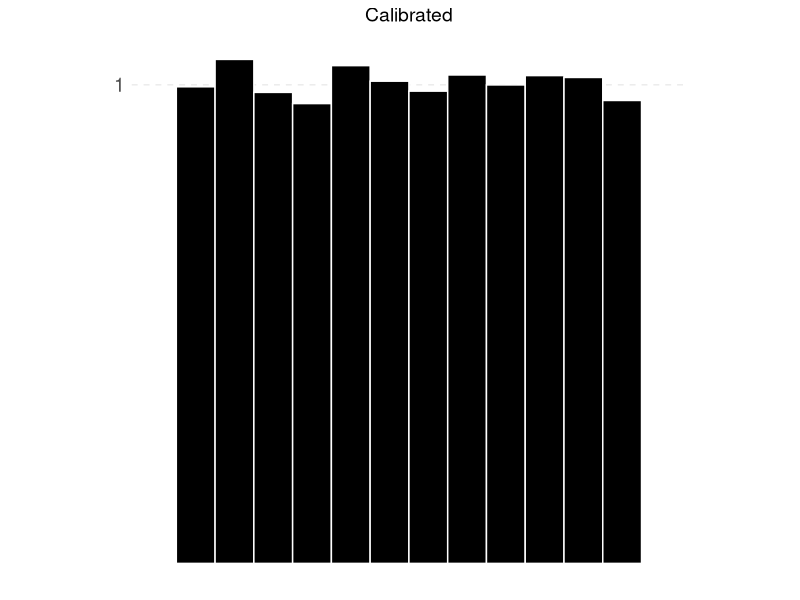
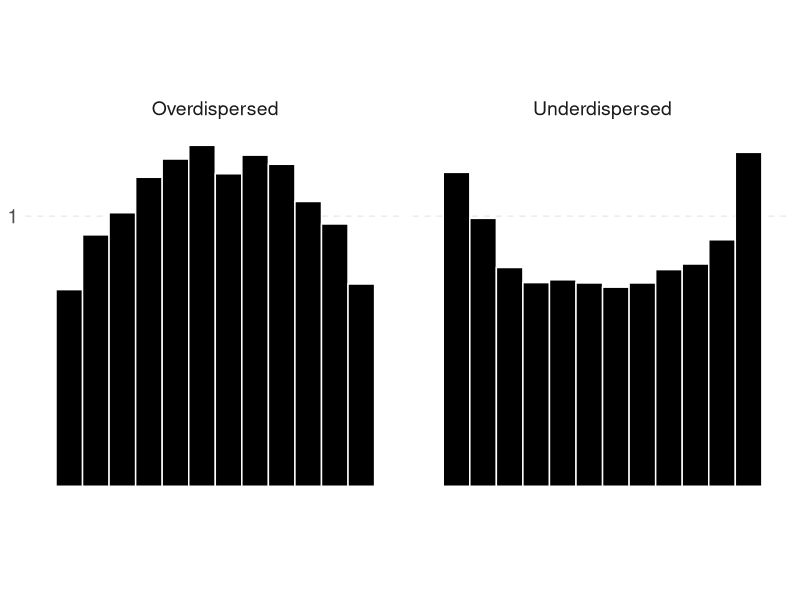
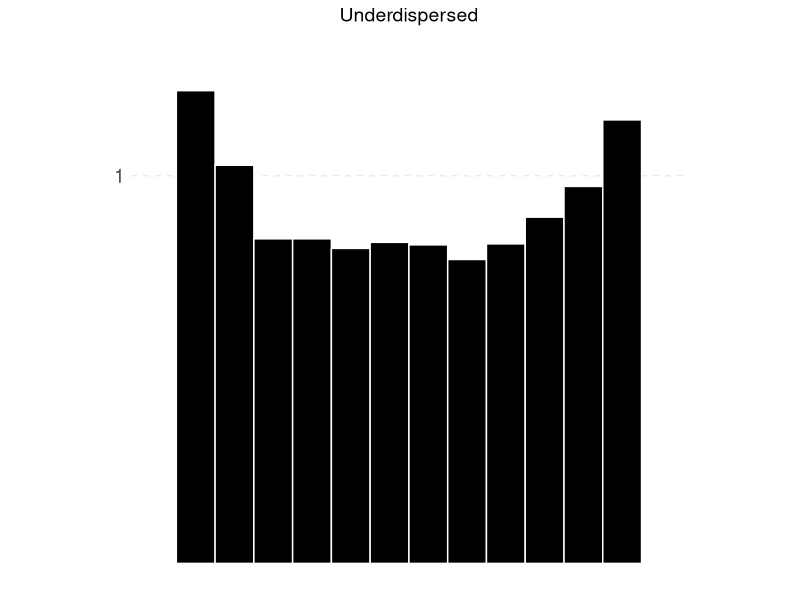
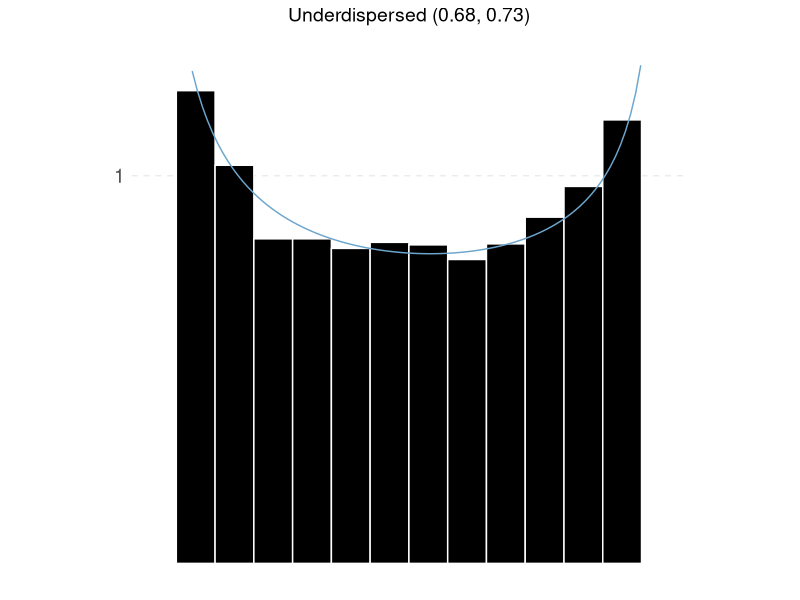

Reproduce these figures in R, in order.

## plot flat / cup / cap shaped histograms

library("tidyverse")

n_samp <- 10000

## simulate data and check that it's reasonable
dat_flat <- rbeta(n_samp, 1, 1)
dat_cup <- rbeta(n_samp, 0.6, 0.6)
dat_cap <- rbeta(n_samp, 1.4, 1.4)


## create dataframe and melt 
dat_flat <- data.frame(dat_flat)
colnames(dat_flat) <- c("Calibrated")


dat <- cbind(dat_cup, dat_cap)
dat <- data.frame(dat)
colnames(dat) <- c("Underdispersed", "Overdispersed")
dat <- gather(dat)

## uniform hist
png("calib_flat.png", units="in", height=4, width=4, res=300, pointsize=10)

ggplot(dat_flat, aes(Calibrated)) +
  geom_histogram(aes(y=..density..), bins=14, fill="black", color="white") +
  scale_x_continuous(limits=c(0,1)) +
  scale_y_continuous(breaks = 1) +
  theme_minimal() +
  theme(plot.title = element_text(hjust = 0.5, size=14),
        axis.title = element_blank(),
        axis.text = element_text(size = 14),
        axis.text.x = element_blank(),
        axis.ticks.x = element_blank(),
        panel.grid.minor = element_blank(),
        panel.grid.major = element_line(linetype="dashed", size=0.5),
        panel.grid.major.x = element_blank(),
        aspect.ratio = 1/1) +
  labs(x="", title="Calibrated")

dev.off()


## faceted histograms
png("calib_types.png", units="in", height=4, width=6, res=300, pointsize=10)

ggplot(dat, aes(value)) +
  geom_histogram(aes(y=..density..), bins=14, fill="black", color="white") +
  scale_x_continuous(limits=c(0,1)) +
  scale_y_continuous(breaks = 1) +
  theme_minimal() +
  theme(plot.title = element_text(hjust = 0.5, size=12),
        axis.title = element_blank(),
        axis.text = element_text(size = 14),
        strip.background = element_blank(),
        axis.text.x = element_blank(),
        axis.ticks.x = element_blank(),
        strip.text.x = element_text(size = 14),
        panel.grid.minor = element_blank(),
        panel.grid.major = element_line(linetype="dashed", size=0.5),
        panel.grid.major.x = element_blank(),
        aspect.ratio = 1/1) +
  facet_wrap(.~key, nrow=1) +
  labs(x="")

dev.off()


## underdispersed with beta dist and params
dat_cup <- data.frame(rbeta(n_samp, 0.68, 0.73))
names(dat_cup) <- c("Underdispersed")

png("fte_demo.png", units="in", height=4, width=4, res=300, pointsize=10)

ggplot(dat_cup, aes(Underdispersed)) +
  geom_histogram(aes(y=..density..), bins=14, fill="black", color="white") +
  scale_x_continuous(limits=c(0,1)) +
  scale_y_continuous(breaks = 1, limits = c(0, 1.3)) +
  theme_minimal() +
  theme(plot.title = element_text(hjust = 0.5, size=14),
        axis.title = element_blank(),
        axis.text = element_text(size = 14),
        axis.text.x = element_blank(),
        axis.ticks.x = element_blank(),
        legend.position = "None",
        panel.grid.minor = element_blank(),
        panel.grid.major = element_line(linetype="dashed", size=0.5),
        panel.grid.major.x = element_blank(),
        aspect.ratio = 1/1) +
  labs(x="", title="Underdispersed")

dev.off()


png("fte_demo_beta.png", units="in", height=4, width=4, res=300, pointsize=10)

ggplot(dat_cup, aes(Underdispersed)) +
  geom_histogram(aes(y=..density..), bins=14, fill="black", color="white") +
  stat_function(fun = dbeta, args = c(0.68, 0.73), color = "skyblue3") +
  scale_x_continuous(limits=c(0,1)) +
  scale_y_continuous(breaks = 1, limits = c(0, 1.3)) +
  theme_minimal() +
  theme(plot.title = element_text(hjust = 0.5, size=14),
        axis.title = element_blank(),
        axis.text = element_text(size = 14),
        axis.text.x = element_blank(),
        axis.ticks.x = element_blank(),
        legend.position = "None",
        panel.grid.minor = element_blank(),
        panel.grid.major = element_line(linetype="dashed", size=0.5),
        panel.grid.major.x = element_blank(),
        aspect.ratio = 1/1) +
  labs(x="", title="Underdispersed (0.68, 0.73)")

dev.off()
